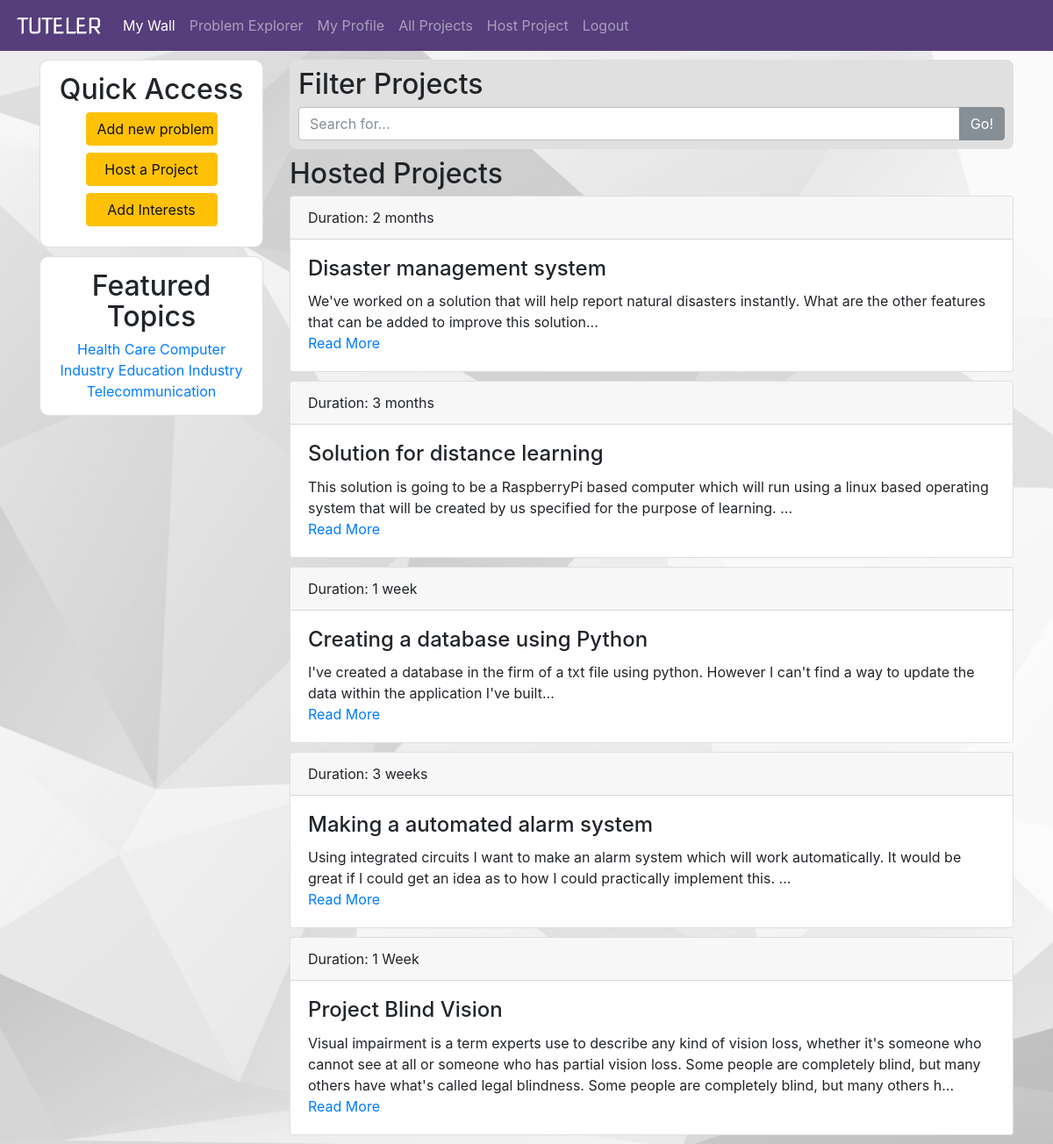
Page /projects.php (signed in) on the committed database.
### tables this page shows
CREATE TABLE `projects` (
  `id` int(11) NOT NULL,
  `uid` int(11) NOT NULL,
  `title` varchar(50) NOT NULL,
  `solution` text NOT NULL,
  `time` varchar(50) NOT NULL,
  `cost` varchar(100) NOT NULL,
  `pid` int(11) NOT NULL,
  `team` text NOT NULL,
  `datetime` datetime NOT NULL
);

### projects.php (the view, shortened to what this page needs)
<?php include("includes/dashheader.php") ?>
<div class="probsearch">
<h2>Filter Projects</h2>
<form action="#" method="get">
    <div class="input-group">
          <input type="text" name="prb_search" class="form-control" placeholder="Search for..." aria-label="Search for...">
          <span class="input-group-btn">
            <button name="prb_scbtn" class="btn btn-secondary" type="submit">Go!</button>
          </span>
     </div>
</form>
<?php
include("connection.php");
if(!empty($_GET["prb_search"])){
	$search = $_GET["prb_search"];
	$search = mysqli_real_escape_string($connect,$search);
	$query = mysqli_query($connect,"SELECT LEFT(solution, 300) AS solution, title, id, time FROM projects WHERE title LIKE '%$search%' ORDER BY id DESC");
} else {
	$query = mysqli_query($connect,"SELECT LEFT(solution, 300) AS solution, title, id, time FROM projects ORDER BY id DESC");
}
?>
</div>
<h2>Hosted Projects</h2>
<?php
while($data = mysqli_fetch_array($query)){
?>
<div class="card">
          <div class="card-header">
            Duration: <?php echo $data["time"] ?>
          </div>
          <div class="card-body">
            <h4 class="card-title"><?php echo $data["title"] ?></h4>
            <p class="card-text"><?php echo $data["solution"] ?>...<br/>
            <a href="viewproj.php?id=<?php echo $data["id"] ?>">Read More</a></p>
          </div>
</div>
<?php
}
?>
<?php include("includes/dashfooter.php") ?>

### css/dash.css (style rules this page uses)
body { background-image:url(../img/poly.jpg); background-position:center; background-attachment:fixed; background-size:cover; }
.probsearch { padding:10px; background:#E0E0E0; border-radius:8px; margin-bottom:10px; }
.card { margin-bottom:10px; }

### rows in the picture
projects: time "2 months", title "Disaster management system", solution "We've worked on a solution that will help report natural disasters instantly. What are the other features that can be added to improve this solution"
projects: time "3 months", title "Solution for distance learning", solution "This solution is going to be a RaspberryPi based computer which will run using a linux based operating system that will be created by us specified for the purpose of learning."
projects: time "1 week", title "Creating a database using Python", solution "I've created a database in the firm of a txt file using python. However I can't find a way to update the data within the application I've built"
projects: time "3 weeks", title "Making a automated alarm system", solution "Using integrated circuits I want to make an alarm system which will work automatically. It would be great if I could get an idea as to how I could practically implement this."
projects: time "1 Week", title "Project Blind Vision", solution "Visual impairment is a term experts use to describe any kind of vision loss, whether it's someone who cannot see at all or someone who has partial vision loss. Some people are completely blind, but many others have what's called legal blindness. Some people are completely blind, but many others h"
